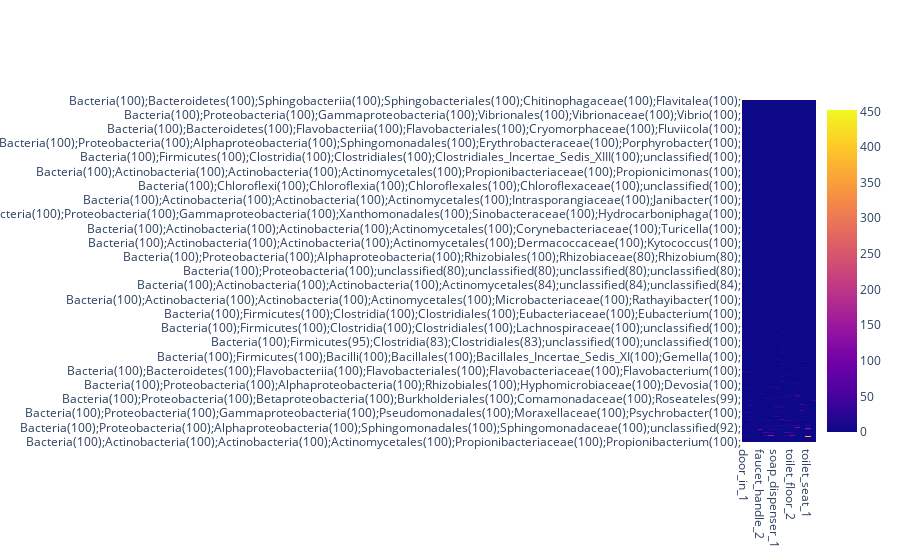

The notebook cell this image was saved under:
### Code cell
import plotly.graph_objects as go

df_short = df[['door_in_1','door_in_2','faucet_handle_1','faucet_handle_2','sink_floor_1','sink_floor_2','soap_dispenser_1','stall_in_1','toilet_floor_1','toilet_floor_2','toilet_flush_handle_1','toilet_flush_handle_2','toilet_seat_1','toilet_seat_2']]

#remove line with 0

df_short_clean = df_short.loc[(df.sum(axis=1) != 0)]

fig = go.Figure(data=go.Heatmap(
                   z=df_short_clean.to_numpy(),
                   x=df_short_clean.columns.values,
                   y=df['OTUConTaxonomy'].to_list(),
                   hoverongaps = False))
fig.show()

### Figure 1 — Plotly figure (JSON) as saved in the notebook; plotly's stock layout.template omitted (floating-point values rounded to 4 significant figures; data arrays with more than 128 entries replaced by an {"elided": "..."} marker saying what was removed)
{"data": [{"hoverongaps": false, "type": "heatmap", "x": ["door_in_1", "door_in_2", "faucet_handle_1", "faucet_handle_2", "sink_floor_1", "sink_floor_2", "soap_dispenser_1", "stall_in_1", "toilet_floor_1", "toilet_floor_2", "toilet_flush_handle_1", "toilet_flush_handle_2", "toilet_seat_1", "toilet_seat_2"], "y": {"elided": "4105 str values"}, "z": {"elided": "4105x14 int values"}}], "layout": {}}
